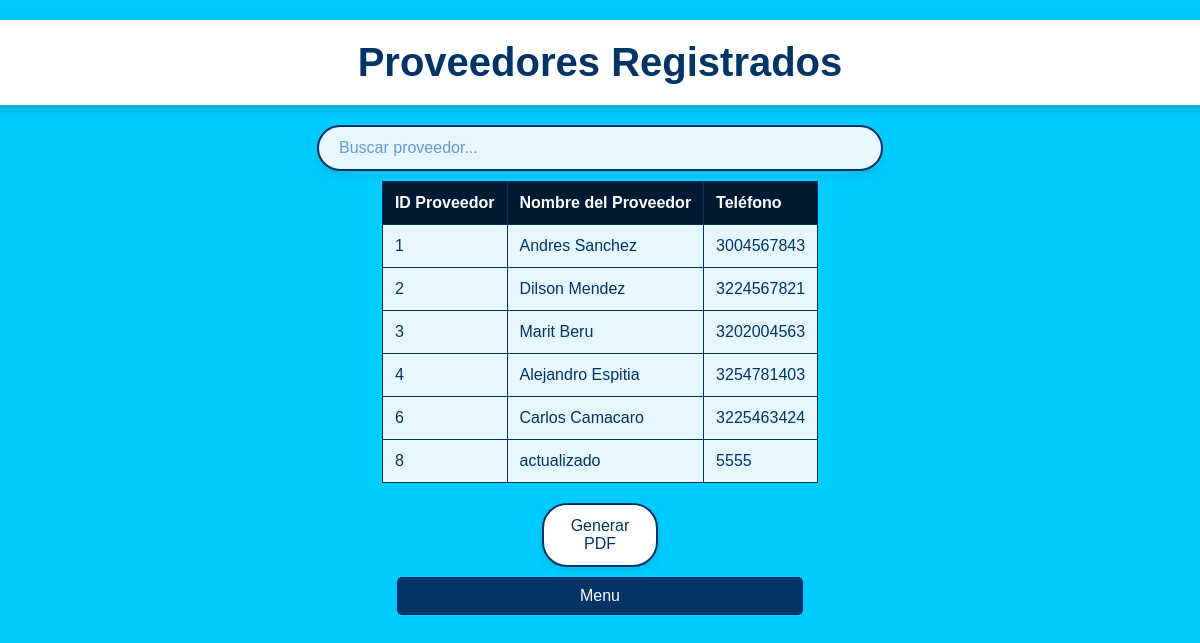
The page /Vista/visualizarProveedores.php on the database its author committed.
### tables this page shows
CREATE TABLE `proveedor` (
  `idusuario` int(11) NOT NULL,
  `idproveedor` int(11) NOT NULL,
  `nombreproveedor` varchar(45) NOT NULL,
  `telefono` varchar(45) NOT NULL
);

### Controlador/VisualizacionController.php (called while the page is built, shortened)
<?php
require_once '../Modelo/Conexion.php';
require_once '../Modelo/Proveedores.php';
class VisualizacionController
{
    public function __construct()
    {
        $conexion = new Conexion();
    }
    public function obtenerProveedores()
    {
        $proveedor = new Proveedores();
        $sql = "SELECT idproveedor, nombreproveedor, telefono FROM proveedor";
        $stmt = $proveedor->conn->prepare($sql);
        $stmt->execute();
        return $stmt->fetchAll(PDO::FETCH_ASSOC);
    }
}

### Modelo/Conexion.php (called while the page is built, shortened)
<?php
class Conexion {
    private $host = 'sql209.infinityfree.com';
    private $db_name = 'if0_37745487_vdesisgeditecphp';
    private $username = 'if0_37745487';
    private $password = 'G0dEfe6Vn38qbvu';
    public function conectar() {
        $this->conn = null;
        try {
            $this->conn = new PDO("mysql:host=" . $this->host . ";dbname=" . $this->db_name, $this->username, $this->password);
            $this->conn->setAttribute(PDO::ATTR_ERRMODE, PDO::ERRMODE_EXCEPTION);
        } catch(PDOException $exception) {
            echo "Error de conexión: " . $exception->getMessage();
        }
        return $this->conn;
    }
}
?>

### Modelo/Proveedores.php (called while the page is built, shortened)
<?php
require_once 'Conexion.php';
class Proveedores {
    public function __construct() {
        $conexion = new Conexion();
        $this->conn = $conexion->conectar();
    }
}
?>

### Vista/visualizarProveedores.php (the view, shortened to what this page needs)
<?php
require_once '../Controlador/VisualizacionController.php';
$controller = new VisualizacionController();
$proveedores = $controller->obtenerProveedores();
?>
<!DOCTYPE html>
<html lang="es">
<head>
    <link rel="stylesheet" href="../Style/Visualizacion.css">
</head>
<body>
    <div class="h1container">
        <h1>Proveedores Registrados</h1>
    </div>
    <input type="text" id="searchInput" class="barrabusqueda" placeholder="Buscar proveedor..." onkeyup="filtrarProveedores()">
    <div class="button-container">
        <table id="proveedoresTable">
            <thead>
                <tr>
                    <th>ID Proveedor</th>
                    <th>Nombre del Proveedor</th>
                    <th>Teléfono</th>
                </tr>
            </thead>
            <tbody id="proveedorTableBody">
                <?php if (!empty($proveedores)): ?>
                    <?php foreach ($proveedores as $proveedor): ?>
                        <tr>
                            <td><?php echo htmlspecialchars($proveedor['idproveedor']); ?></td>
                            <td><?php echo htmlspecialchars($proveedor['nombreproveedor']); ?></td>
                            <td><?php echo htmlspecialchars($proveedor['telefono']); ?></td>
                        </tr>
                    <?php endforeach; ?>
                <?php else: ?>
                    <tr>
                        <td colspan="3" style="text-align:center;">No hay proveedores registrados</td>
                    </tr>
                <?php endif; ?>
            </tbody>
        </table>
    </div>
    <button type="button" class="buttonpdf" onclick="exportarPDF()">Generar PDF</button>
    <button type="button" class="menu-button" onclick="MenuSegunUsuario()">Menu</button>
</body>
</html>

### Style/Visualizacion.css (style rules this page uses)
body { font-family: Arial, sans-serif; background-color: #00ccff; color: #003366; display: flex; flex-direction: column; align-items: center; padding: 20px; margin: 0; }
.h1container { background-color: #ffffff; padding: 20px 40px; border-radius: 8px; box-shadow: 0px 4px 10px rgba(0, 0, 0, 0.2); margin-bottom: 20px; width: 100%; max-width: 1200px; text-align: center; }
h1 { color: #003366; font-size: 2.5em; margin: 0; }
table { width: 100%; border-collapse: collapse; margin-top: 10px; }
table th, table td { padding: 12px; border: 1px solid #003366; text-align: left; color: #ffffff; background-color: #003366; }
table th { background-color: #001a33; }
table td { color: #003366; background-color: #e6f7ff; }
.button, .menu-button { background-color: #003366; color: #ffffff; border: none; padding: 10px 20px; border-radius: 5px; font-size: 1em; cursor: pointer; width: 35%; margin-top: 10px; }
.barrabusqueda { padding: 12px 20px; width: 45%; font-size: 1em; border-radius: 25px; border: 2px solid #003366; background-color: #e6f7ff; color: #003366; box-shadow: 0px 4px 8px rgba(0, 0, 0, 0.1); transition: all 0.3s ease; }
.barrabusqueda::placeholder { color: #6699cc; }
.buttonpdf { padding: 12px 20px; width: 10%; font-size: 1em; border-radius: 25px; border: 2px solid #003366; background-color: #ffffff; color: #003366; box-shadow: 0px 4px 8px rgba(0, 0, 0, 0.1); transition: all 0.3s ease; margin-top: 20px; margin-left: auto; margin-right: auto; display: block; }

### rows shown on the page
proveedor: idproveedor "1", nombreproveedor "Andres Sanchez", telefono "3004567843"
proveedor: idproveedor "2", nombreproveedor "Dilson Mendez", telefono "3224567821"
proveedor: idproveedor "3", nombreproveedor "Marit Beru", telefono "3202004563"
proveedor: idproveedor "4", nombreproveedor "Alejandro Espitia", telefono "3254781403"
proveedor: idproveedor "6", nombreproveedor "Carlos Camacaro", telefono "3225463424"
proveedor: idproveedor "8", nombreproveedor "actualizado", telefono "5555"
